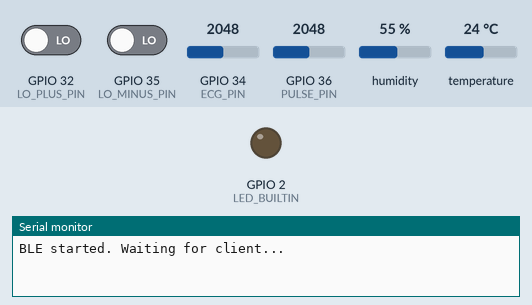
This sketch was run on a simulated ESP32. On the bench: output pins drawn as LEDs (lit = HIGH), the last lines printed to the serial monitor. Dashed ring = blinking. The inputs (shaded band) are chosen by the test bench; at power-on: GPIO 34 (ECG_PIN) = 2048, GPIO 32 (LO_PLUS_PIN) LOW, GPIO 35 (LO_MINUS_PIN) LOW, GPIO 36 (PULSE_PIN) = 2048, humidity 55 %, temperature 24 °C. Nothing arrives over Bluetooth unless stated; a phone connects over Bluetooth LE 3 s after start.

Above: at 1.2 s.
1.3 s: GPIO 34 (ECG_PIN) set to 2501
6.3 s: GPIO 34 (ECG_PIN) set to 2606
At 6.85 s:
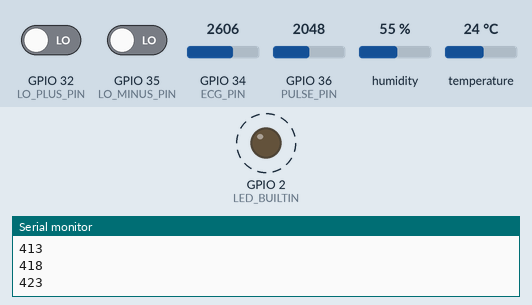
9.8 s: GPIO 32 (LO_PLUS_PIN) driven HIGH
At 10.8 s:
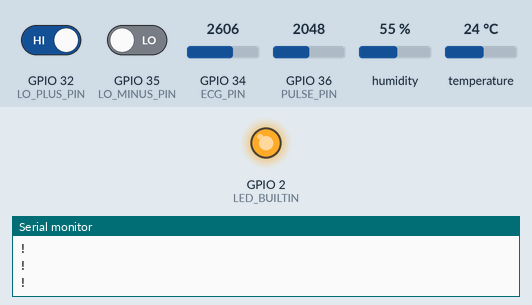
11.5 s: GPIO 32 (LO_PLUS_PIN) driven LOW
At 11.7 s:
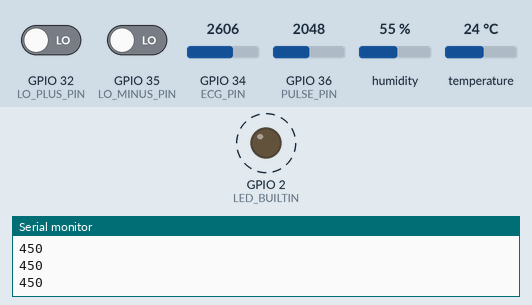
15.0 s: GPIO 35 (LO_MINUS_PIN) driven HIGH
Timing chart, 0 to 17.5 s (numbered marks = the images above; inputs shaded):
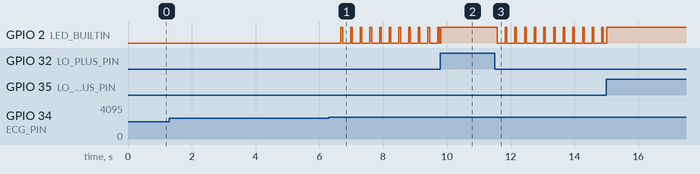

The sketch:

embedded_code.ino
```cpp
#include <DHT.h>
#include <BLEDevice.h>
#include <BLEUtils.h>
#include <BLEServer.h>
#include <BLE2902.h>

#define DHTPIN 23
#define DHTTYPE DHT11
#define PULSE_PIN 36
#define ECG_PIN 34
#define LO_MINUS_PIN 35
#define LO_PLUS_PIN 32
#define THRESHOLD 2000
#define LED_BUILTIN 2

DHT dht(DHTPIN, DHTTYPE);

#define SERVICE_UUID        "6e400001-b5a3-f393-e0a9-e50e24dcca9e"
#define CHARACTERISTIC_UUID "6e400003-b5a3-f393-e0a9-e50e24dcca9e"
BLECharacteristic* pCharacteristic;
bool deviceConnected = false;

class MyServerCallbacks : public BLEServerCallbacks {
  void onConnect(BLEServer* pServer) {
    deviceConnected = true;
  }
  void onDisconnect(BLEServer* pServer) {
    deviceConnected = false;
    pServer->startAdvertising();
  }
};


int bpmValue = 0;
int peakValue = 0;
int previousValue = 0;
int beatCount = 0;
unsigned long lastPulseRead = 0;
int pulseReadCounter = 0;
bool pulseDetected = false;

void Pulse_readValue() {
  if (millis() - lastPulseRead >= 100) {
    pulseReadCounter++;
    lastPulseRead = millis();
    int currentValue = analogRead(PULSE_PIN);

    if (currentValue >= previousValue) {
      peakValue = currentValue;
      pulseDetected = false;
    } else {
      if (peakValue >= THRESHOLD && !pulseDetected) {
        pulseDetected = true;
        beatCount++;
      }
      peakValue = 0;
    }

    previousValue = currentValue;

    if (pulseReadCounter >= 40) {
      pulseReadCounter = 0;
      bpmValue = beatCount * 6;
      beatCount = 0;
    }
  }
}


#define VREF 3.3
#define ADC_MAX 4095
#define EKG_BUFFER_SIZE 8

float buffer[EKG_BUFFER_SIZE];
int bufferIndex = 0;
float emaFiltered = 0.0;
const float alpha = 0.15;

bool ekgCalibrated = false;
unsigned long calibrationStart = 0;

int getFilteredEkgMv() {
  if (digitalRead(LO_MINUS_PIN) == HIGH || digitalRead(LO_PLUS_PIN) == HIGH) {
    return -1;
  }

  int raw = analogRead(ECG_PIN);

  if (!ekgCalibrated) {
    if (millis() - calibrationStart < 2000) {
      return -1;
    } else {
      ekgCalibrated = true;
    }
  }

  float voltage = (raw * VREF) / ADC_MAX;
  float centered = voltage - (VREF / 2.0);
  float mv = centered * 1000.0;

  buffer[bufferIndex] = mv;
  bufferIndex = (bufferIndex + 1) % EKG_BUFFER_SIZE;

  float sum = 0.0;
  for (int i = 0; i < EKG_BUFFER_SIZE; i++) {
    sum += buffer[i];
  }
  float avgMv = sum / EKG_BUFFER_SIZE;

  emaFiltered = alpha * avgMv + (1.0 - alpha) * emaFiltered;

  return (int)emaFiltered;
}

// ------------ R-peak detection -------------
#define R_PEAK_THRESHOLD_MV 400
#define R_PEAK_MIN_INTERVAL_MS 300
unsigned long lastRpeakTime = 0;
unsigned long ledOnTime = 0;

void checkRpeak(int ekgMv) {
  if (ekgMv > R_PEAK_THRESHOLD_MV) {
    unsigned long now = millis();
    if (now - lastRpeakTime > R_PEAK_MIN_INTERVAL_MS) {
      lastRpeakTime = now;
      digitalWrite(LED_BUILTIN, HIGH);
      ledOnTime = now;
      Serial.println("R-peak detected!");
    }
  }

  if (digitalRead(LED_BUILTIN) == HIGH && millis() - ledOnTime >= 10) {
    digitalWrite(LED_BUILTIN, LOW);
  }
}


void setup() {
  Serial.begin(115200);
  dht.begin();
  pinMode(PULSE_PIN, INPUT);
  pinMode(ECG_PIN, INPUT);
  pinMode(LO_MINUS_PIN, INPUT);
  pinMode(LO_PLUS_PIN, INPUT);
  pinMode(LED_BUILTIN, OUTPUT);

  calibrationStart = millis();

  BLEDevice::init("ESP32_BLE_JSON");
  BLEServer* pServer = BLEDevice::createServer();
  pServer->setCallbacks(new MyServerCallbacks());

  BLEService* pService = pServer->createService(SERVICE_UUID);
  pCharacteristic = pService->createCharacteristic(
    CHARACTERISTIC_UUID,
    BLECharacteristic::PROPERTY_NOTIFY
  );
  pCharacteristic->addDescriptor(new BLE2902());
  pService->start();
  pServer->getAdvertising()->start();

  Serial.println("BLE started. Waiting for client...");
}


void loop() {
  Pulse_readValue();

  static unsigned long lastEcgTime = 0;
  if (millis() - lastEcgTime >= 50 && deviceConnected) {
    bool leadsOff = digitalRead(LO_MINUS_PIN) == HIGH || digitalRead(LO_PLUS_PIN) == HIGH;

    if (leadsOff) {
      digitalWrite(LED_BUILTIN, HIGH);
      pCharacteristic->setValue("!");
      pCharacteristic->notify();
      Serial.println("!");
    } else {
      int filteredMv = getFilteredEkgMv();
      if (filteredMv != -1) {
        checkRpeak(filteredMv);
        String json = "{\"ekg\":" + String(filteredMv) + "}";
        pCharacteristic->setValue(json.c_str());
        pCharacteristic->notify();
        Serial.println(filteredMv);
      }
    }

    lastEcgTime = millis();
  }

  static unsigned long lastSampleTime = 0;
  if (millis() - lastSampleTime >= 10000 && deviceConnected) {
    float humidity = dht.readHumidity();
    float temp = dht.readTemperature();

    String tenSecJson = "{\"bpm\":" + String(bpmValue) +
                        ",\"temp\":" + String(temp) +
                        ",\"hum\":" + String(humidity) + "}";
    pCharacteristic->setValue(tenSecJson.c_str());
    pCharacteristic->notify();
    Serial.println("[10s] ➜ " + tenSecJson);

    lastSampleTime = millis();
  }
}
```

Measured:
- the behaviour switches between 2545 and 2546 on GPIO 34 (ECG_PIN) (found by bisection; images 0 and 1)
- after the input at 6.3 s, GPIO 2 (LED_BUILTIN): alternates HIGH for 0.05 s and LOW for 0.25 s, starting after 0.38 s
- after the input at 11.5 s, GPIO 2 (LED_BUILTIN): alternates HIGH for 0.05 s and LOW for 0.25 s, starting after 0.08 s
